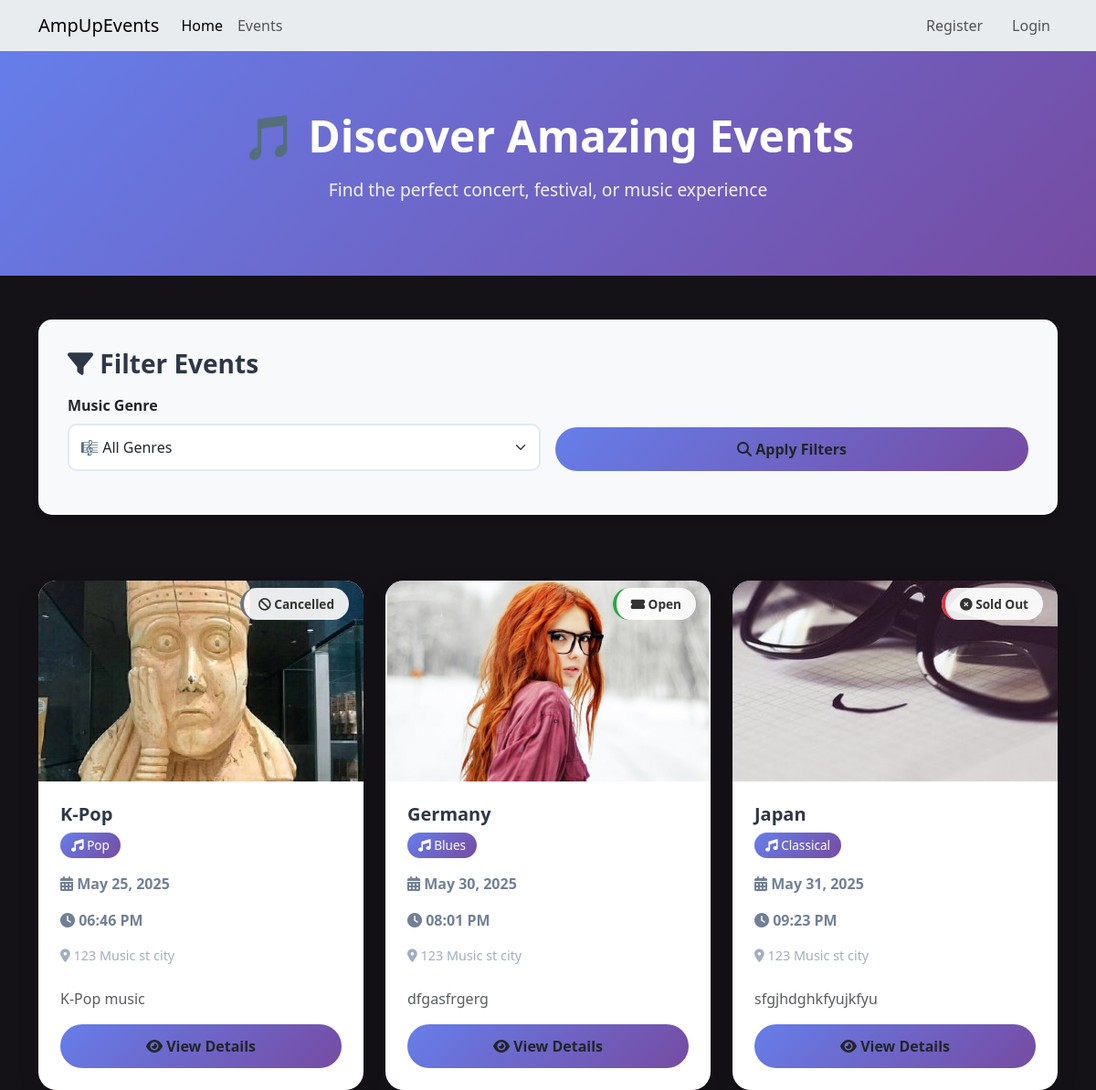
The app's page /events/eventspage with its own data.
### website/models.py (models this page shows, shortened)
class Event(db.Model):
    __tablename__ = 'events'
    id = db.Column(db.Integer, primary_key=True)
    name = db.Column(db.String(120), index=True, nullable=False)
    description = db.Column(db.Text, nullable=True)
    image_filename = db.Column(db.String(255), nullable=True)
    start_datetime = db.Column(db.DateTime, nullable=False)
    location = db.Column(db.String(100), nullable=False)
    venue = db.Column(db.String(100), nullable=True)
    genre_id = db.Column(db.Integer, db.ForeignKey('genres.id'), nullable=False)  # Reference to Genre table
    artist_info = db.Column(db.Text, nullable=True)
    status = db.Column(db.String(20), default='Open', nullable=False)
    age_limit = db.Column(db.Integer, nullable=True)
    length = db.Column(db.String(50), nullable=True)
    policies = db.Column(db.Text, nullable=True)
    facebook = db.Column(db.String(255), nullable=True)
    instagram = db.Column(db.String(255), nullable=True)
    twitter = db.Column(db.String(255), nullable=True)
    created_at = db.Column(db.DateTime, default=datetime.now)
    updated_at = db.Column(db.DateTime, default=datetime.now, onupdate=datetime.now)
    created_by = db.Column(db.Integer, db.ForeignKey('users.id'), nullable=False)
    ticket_types = db.relationship('ticket_type', backref='event', lazy='dynamic', cascade="all, delete-orphan")
    comments = db.relationship('Comment', backref='event', lazy='dynamic', cascade="all, delete-orphan")
    bookings = db.relationship('Booking', backref='event', lazy='dynamic', cascade="all, delete-orphan")
    @property
    def current_status(self):
        if self.status == 'Cancelled':
            return 'Cancelled'
        if self.status == 'Completed':
            return 'Completed'
        if self.start_datetime and self.start_datetime < datetime.now():
            return 'Inactive'
        if self.ticket_types:
            total_available = sum(ticket.quantity_available for ticket in self.ticket_types)
            if total_available == 0:
                return 'Sold Out'
        return 'Open'

class Genre(db.Model):
    __tablename__ = 'genres'
    id = db.Column(db.Integer, primary_key=True)
    name = db.Column(db.String(50), nullable=False, unique=True)
    description = db.Column(db.Text, nullable=True)
    image_filename = db.Column(db.String(255), nullable=True)  # For genre images like Blues.png
    created_at = db.Column(db.DateTime, default=datetime.now)
    updated_at = db.Column(db.DateTime, default=datetime.now, onupdate=datetime.now)
    events = db.relationship('Event', backref='genre_info', lazy='dynamic')

### website/events.py (the view)
@eventbp.route('/eventspage')
def allevents():
    genre_filter = request.args.get('genre', '')
    if genre_filter:
        events = Event.query.filter_by(genre_id=genre_filter).order_by(Event.start_datetime.asc()).all()
    else:
        events = Event.query.order_by(Event.start_datetime.asc()).all()
    genres = db.session.scalars(db.select(Genre)).all()
    return render_template('events/allEvents.html', events=events, genres=genres, selected_genre=genre_filter)

### website/templates/events/allEvents.html (shortened to what this page needs)
{% extends 'base.html' %}
{% block head %}
<link rel="stylesheet" href="{{ url_for('static', filename='style/allEvents.css') }}">
{% endblock %}
{% block content %}
<div class="events-hero">
    <div class="container">
        <div class="text-center">
            <h1 class="page-title">🎵 Discover Amazing Events</h1>
            <p class="page-subtitle">Find the perfect concert, festival, or music experience</p>
        </div>
    </div>
</div>
<div class="container">
    <div class="filter-section">
        <h3 class="filter-title">
            <i class="fas fa-filter"></i> Filter Events
        </h3>
        <form method="GET">
            <div class="row g-3">
                <div class="col-md-6">
                    <label for="genre" class="form-label fw-semibold">Music Genre</label>
                    <select name="genre" id="genre" class="form-select genre-filter">
                                                <option value="">🎼 All Genres</option>
                    </select>
                </div>
                <div class="col-md-6 d-flex align-items-end">
                    <button type="submit" class="btn view-btn">
                        <i class="fas fa-search"></i> Apply Filters
                    </button>
                </div>
            </div>
        </form>
    </div>
    {% if events %}
        <div class="row events-grid g-4">
            {% for event in events %}
                <div class="col-lg-4 col-md-6">
                    <div class="card event-card">
                        <div class="position-relative">
                            {% if event.image_filename %}
                                <img src="{{ url_for('static', filename=event.image_filename) }}"
                                     class="card-img-top event-image"
                                     alt="{{ event.name }}">
                            {% else %}
                                <div class="event-image d-flex align-items-center justify-content-center">
                                    <i class="fas fa-music text-white" style="font-size: 3rem;"></i>
                                </div>
                            {% endif %}
                            <div class="position-absolute top-0 end-0 m-3">
                                <span class="event-status {{ event.current_status.lower().replace(' ', '-') }}">
                                    {% if event.current_status == 'Open' %}
                                    <i class="fas fa-ticket-alt"></i> Open
                                    {% elif event.current_status == 'Sold Out' %}
                                    <i class="fas fa-times-circle"></i> Sold Out
                                    {% elif event.current_status == 'Cancelled' %}
                                    <i class="fas fa-ban"></i> Cancelled
                                    {% elif event.current_status == 'Inactive' %}
                                    <i class="fas fa-clock"></i> Inactive
                                    {% else %}
                                    {{ event.current_status }}
                                    {% endif %}
                                </span>
                            </div>
                        </div>
                        <div class="card-body p-4">
                            <h5 class="event-title">{{ event.name }}</h5>
                                                        {% if event.genre_info %}
                            <span class="event-genre">
                                <i class="fas fa-music"></i> {{ event.genre_info.name }}
                            </span>
                            {% endif %}
                            <div class="event-date">
                                <i class="fas fa-calendar-alt"></i>
                                {{ event.start_datetime.strftime('%B %d, %Y') }}
                            </div>
                            <div class="event-date">
                                <i class="fas fa-clock"></i>
                                {{ event.start_datetime.strftime('%I:%M %p') }}
                            </div>
                            {% if event.location %}
                                <div class="event-location">
                                    <i class="fas fa-map-marker-alt"></i> {{ event.location }}
                                </div>
                            {% endif %}
                            {% if event.description %}
                                <p class="card-text text-muted mb-3">
                                    {{ event.description[:100] }}{% if event.description|length > 100 %}...{% endif %}
                                </p>
                            {% endif %}
                            <a href="{{ url_for('event.details', id=event.id) }}" class="btn view-btn">
                                <i class="fas fa-eye"></i> View Details
                            </a>
                        </div>
                    </div>
                </div>
            {% endfor %}
        </div>
    {% endif %}
</div>
{% endblock %}

### website/templates/base.html (shortened to what this page needs)
<html>
<head>
    <link href="https://cdn.jsdelivr.net/npm/bootstrap@5.3.2/dist/css/bootstrap.min.css" rel="stylesheet"
>
    <link rel="stylesheet" href="https://cdnjs.cloudflare.com/ajax/libs/font-awesome/6.4.0/css/all.min.css">
    {% block head %}
    {% endblock %}
</head>
<body style="background-color: #141117;">
    <header>
        <nav class="navbar navbar-expand-lg navbar-light bg-body-secondary">
            <div class="container">
                <a class="navbar-brand" href="/">AmpUpEvents</a>
                <div class="collapse navbar-collapse" id="navbarSupportedContent">
                    <div class="navbar-nav me-auto">
                        <a class="nav-item nav-link active" aria-current="page" href="/">Home</a>
                        <a class="nav-item nav-link" href="{{ url_for('event.allevents') }}">Events</a>
                    </div>
                    <div class="navbar-nav ms-auto">
                        {% if current_user.is_authenticated %}
                        <div class="nav-item dropdown">
                            <a class="nav-link dropdown-toggle" href="#" role="button" data-bs-toggle="dropdown" aria-expanded="false">
                                <i class="fas fa-user"></i> {{current_user.firstName}}
                            </a>
                            <ul class="dropdown-menu dropdown-menu-end">
                                <li><a class="dropdown-item {% if request.endpoint == 'main.profile' %}active{% endif %}" href="{{ url_for('main.profile') }}">
                                    <i class="fas fa-user-edit"></i> My Profile
                                </a></li>
                                <li><a class="dropdown-item {% if request.endpoint == 'main.booking_history' %}active{% endif %}" href="{{ url_for('main.booking_history') }}">
                                    <i class="fas fa-history"></i> Booking History
                                </a></li>
                                <li><hr class="dropdown-divider"></li>
                                <li><a class="dropdown-item" href="{{ url_for('auth.logout') }}">
                                    <i class="fas fa-sign-out-alt"></i> Log Out
                                </a></li>
                            </ul>
                        </div>
                        {% else %}
                        <a class="nav-item nav-link me-3" href="{{ url_for('auth.register') }}">Register</a>
                        <a class="nav-item nav-link" href="{{ url_for('auth.login') }}">Login</a>
                        {% endif %}
                    </div>
                </div>
            </div>
        </nav>
    </header>
    {% block content %}
    {% endblock %}
</body>
</html>

### website/static/style/allEvents.css (style rules this page uses)
.events-hero { background: linear-gradient(135deg, #667eea 0%, #764ba2 100%); color: white; padding: 4rem 0; margin-bottom: 3rem; }
.filter-section { background: #f8f9fa; border-radius: 15px; padding: 2rem; margin-bottom: 3rem; box-shadow: 0 4px 6px rgba(0, 0, 0, 0.1); }
.event-card { border: none; border-radius: 20px; overflow: hidden; transition: all 0.3s ease; height: 100%; box-shadow: 0 8px 25px rgba(0, 0, 0, 0.1); }
.event-image { height: 220px; object-fit: cover; background: linear-gradient(45deg, #667eea, #764ba2); }
.event-status { background: rgba(255, 255, 255, 0.9); color: #333; padding: 0.5rem 1rem; border-radius: 20px; font-size: 0.85rem; font-weight: 600; }
.event-status.open { border-left: 4px solid #28a745; }
.event-status.sold-out { border-left: 4px solid #dc3545; }
.event-status.cancelled { border-left: 4px solid #6c757d; }
.event-title { color: #2d3748; font-weight: 700; margin-bottom: 0.5rem; }
.event-genre { background: linear-gradient(135deg, #667eea, #764ba2); color: white; padding: 0.25rem 0.75rem; border-radius: 20px; font-size: 0.85rem; display: inline-block; margin-bottom: 1rem; }
.event-date { color: #718096; font-weight: 600; margin-bottom: 1rem; }
.event-location { color: #a0aec0; font-size: 0.9rem; margin-bottom: 1.5rem; }
.view-btn { background: linear-gradient(135deg, #667eea, #764ba2); border: none; border-radius: 25px; padding: 0.75rem 2rem; font-weight: 600; transition: all 0.3s ease; width: 100%; }
.filter-title { color: #2d3748; font-weight: 700; margin-bottom: 1rem; }
.genre-filter { border-radius: 10px; border: 2px solid #e2e8f0; padding: 0.75rem; font-weight: 500; transition: all 0.3s ease; }
.page-title { font-size: 3rem; font-weight: 800; margin-bottom: 1rem; }
.page-subtitle { font-size: 1.2rem; opacity: 0.9; }
.events-grid { margin-top: 2rem; }

### records on screen
Event: image_filename (picture), status "Cancelled" (drawn), name "K-Pop", genre_info.name "Pop", start_datetime "May 25, 2025", start_datetime "06:46 PM", location "123 Music st city", description "K-Pop music"
Event: image_filename (picture), status "Open" (drawn), name "Germany", genre_info.name "Blues", start_datetime "May 30, 2025", start_datetime "08:01 PM", location "123 Music st city", description "dfgasfrgerg"
Event: image_filename (picture), status "Sold Out" (drawn), name "Japan", genre_info.name "Classical", start_datetime "May 31, 2025", start_datetime "09:23 PM", location "123 Music st city", description "sfgjhdghkfyujkfyu"
